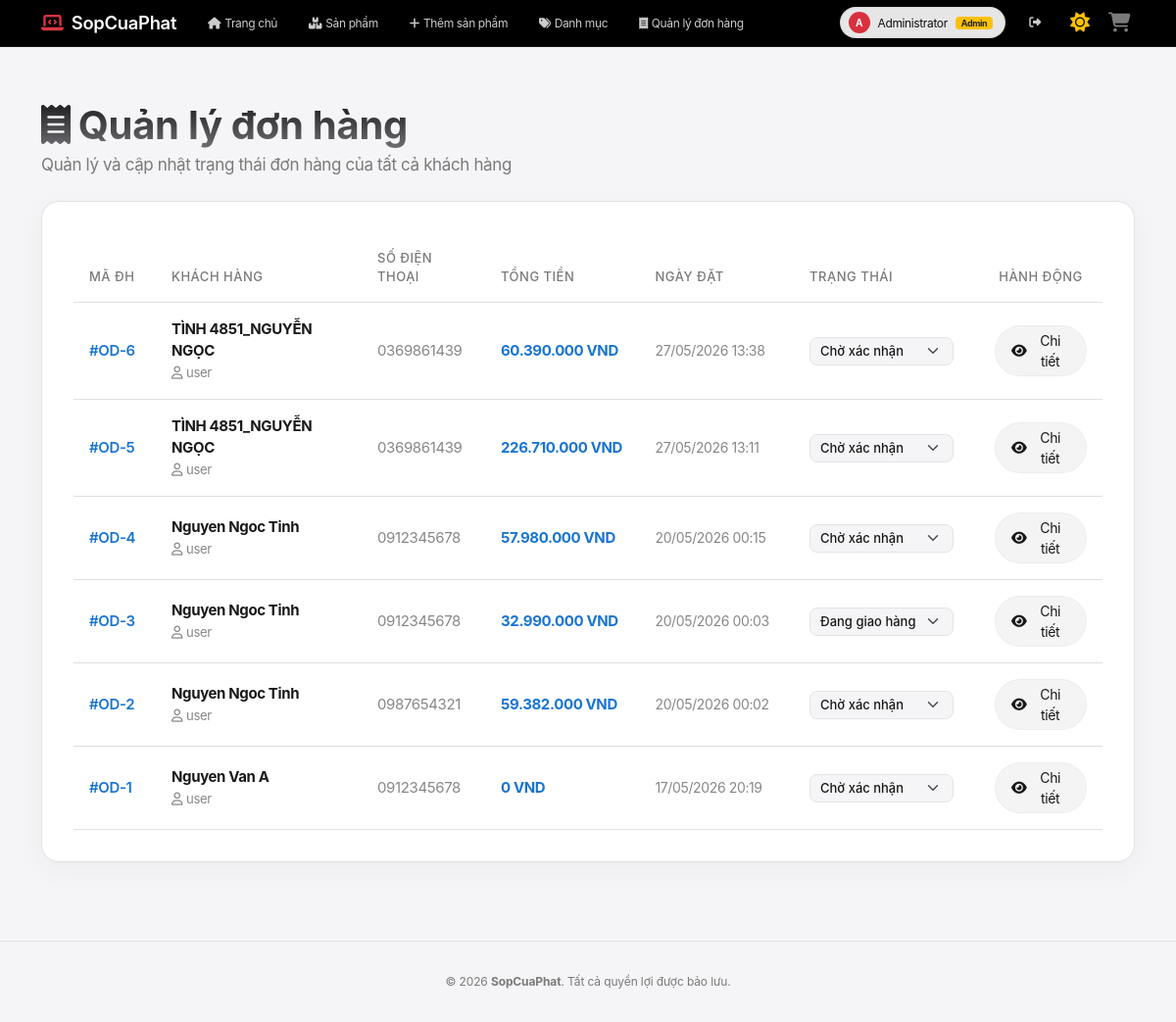
The page /Order (signed in) on the database its author committed.
### tables this page shows
CREATE TABLE `orders` (
  `id` int NOT NULL AUTO_INCREMENT,
  `account_id` int DEFAULT NULL,
  `name` varchar(255) NOT NULL,
  `phone` varchar(20) NOT NULL,
  `address` text NOT NULL,
  `coupon_code` varchar(50) DEFAULT NULL,
  `discount_amount` decimal(15,2) DEFAULT '0.00',
  `total_amount` decimal(15,2) DEFAULT '0.00',
  `status` varchar(50) DEFAULT 'Chờ xác nhận',
  `created_at` timestamp NULL DEFAULT CURRENT_TIMESTAMP,
  PRIMARY KEY (`id`),
  KEY `fk_orders_account` (`account_id`),
  CONSTRAINT `fk_orders_account` FOREIGN KEY (`account_id`) REFERENCES `account` (`id`) ON DELETE SET NULL
);

CREATE TABLE `account` (
  `id` int NOT NULL AUTO_INCREMENT,
  `username` varchar(255) NOT NULL,
  `fullname` varchar(255) NOT NULL,
  `password` varchar(255) NOT NULL,
  `role` varchar(50) DEFAULT 'user',
  `created_at` timestamp NULL DEFAULT CURRENT_TIMESTAMP,
  PRIMARY KEY (`id`),
  UNIQUE KEY `username` (`username`)
);

### index.php (called while the page is built, shortened)
<?php
$url = $_GET['url'] ?? '';
$url = rtrim($url, '/');
$url = filter_var($url, FILTER_SANITIZE_URL);
$url = explode('/', $url);
$action = isset($url[1]) && $url[1] != '' ? $url[1] : 'index';
$controller = new $controllerName();
call_user_func_array([$controller, $action], array_slice($url, 2));
?>

### app/config/database.php (called while the page is built, shortened)
<?php
class Database {
    private $host = "127.0.0.1";
    private $db_name = "my_store";
    private $username = "root";
    private $password = "";
    public function getConnection() {
        $this->conn = null;
        try {
            $this->conn = new PDO("mysql:host=" . $this->host . ";dbname=" . $this->db_name, $this->username, $this->password);
            $this->conn->exec("SET NAMES utf8mb4");
            $this->conn->setAttribute(PDO::ATTR_ERRMODE, PDO::ERRMODE_EXCEPTION);
        } catch(PDOException $exception) {
            echo "Connection error: " . $exception->getMessage();
        }
        return $this->conn;
    }
}
?>

### app/models/OrderModel.php (called while the page is built, shortened)
<?php
class OrderModel
{
    private $conn;
    private $table_name = "orders";
    public function __construct($db)
    {
        $this->conn = $db;
    }
    public function getAllOrders()
    {
        $query = "SELECT o.*, a.username, a.fullname
                  FROM " . $this->table_name . " o
                  LEFT JOIN account a ON o.account_id = a.id
                  ORDER BY o.id DESC";
        $stmt = $this->conn->prepare($query);
        $stmt->execute();
        return $stmt->fetchAll(PDO::FETCH_OBJ);
    }
}
?>

### app/views/order/admin_orders.php (the view, shortened to what this page needs)
<?php include 'app/views/shares/header.php'; ?>
<div class="row align-items-center mb-4">
    <div class="col-md-6">
        <h1 class="text-gradient fw-bold mb-1"><i class="fa-solid fa-receipt me-2 text-primary"></i>Quản lý đơn hàng</h1>
        <p class="text-muted mb-0">Quản lý và cập nhật trạng thái đơn hàng của tất cả khách hàng</p>
    </div>
</div>
<div class="glass-card">
    <?php if (empty($orders)): ?>
        <div class="text-center py-5">
            <div class="mb-3 text-muted">
                <i class="fa-solid fa-inbox fs-1"></i>
            </div>
            <h5>Không có đơn hàng nào</h5>
            <p class="text-muted mb-0">Hệ thống chưa ghi nhận đơn hàng nào.</p>
        </div>
    <?php else: ?>
        <div class="table-responsive">
            <table class="table table-premium mb-0">
                <thead>
                    <tr>
                        <th style="width: 8%;">Mã ĐH</th>
                        <th style="width: 20%;">Khách hàng</th>
                        <th style="width: 12%;">Số điện thoại</th>
                        <th style="width: 15%;">Tổng tiền</th>
                        <th style="width: 15%;">Ngày đặt</th>
                        <th style="width: 18%;">Trạng thái</th>
                        <th style="width: 12%;" class="text-center">Hành động</th>
                    </tr>
                </thead>
                <tbody>
                    <?php foreach ($orders as $order): ?>
                        <tr>
                            <td>
                                <a href="<?php echo BASE_URL; ?>/Order/show/<?php echo $order->id; ?>" class="fw-semibold text-decoration-none" style="color: var(--primary);">
                                    #OD-<?php echo $order->id; ?>
                                </a>
                            </td>
                            <td>
                                <div>
                                    <strong style="color: var(--text-main);"><?php echo htmlspecialchars($order->name, ENT_QUOTES, 'UTF-8'); ?></strong>
                                </div>
                                <small class="text-muted">
                                    <i class="fa-regular fa-user me-1"></i><?php echo htmlspecialchars($order->username ?? 'Khách vãng lai', ENT_QUOTES, 'UTF-8'); ?>
                                </small>
                            </td>
                            <td><span class="text-muted"><?php echo htmlspecialchars($order->phone, ENT_QUOTES, 'UTF-8'); ?></span></td>
                            <td>
                                <strong style="color: var(--primary);"><?php echo number_format($order->total_amount, 0, ',', '.'); ?> VND</strong>
                            </td>
                            <td>
                                <span class="text-muted" style="font-size: 14px;">
                                    <?php echo date('d/m/Y H:i', strtotime($order->created_at)); ?>
                                </span>
                            </td>
                            <td>
                                <form action="<?php echo BASE_URL; ?>/Order/updateStatus" method="POST" class="d-inline">
                                    <select name="status" class="form-select form-select-sm status-select" onchange="this.form.submit()" style="border-radius: 8px; font-size: 13px; font-weight: 500; padding: 4px 10px; width: auto; display: inline-block;">
                                        <option value="Chờ xác nhận" <?php echo $order->status === 'Chờ xác nhận' ? 'selected' : ''; ?>>Chờ xác nhận</option>
                                        <option value="Đang giao hàng" <?php echo $order->status === 'Đang giao hàng' ? 'selected' : ''; ?>>Đang giao hàng</option>
                                    </select>
                                </form>
                            </td>
                            <td class="text-center">
                                <a href="<?php echo BASE_URL; ?>/Order/show/<?php echo $order->id; ?>" class="btn btn-sm btn-glass-secondary py-1 px-3" title="Xem chi tiết">
                                    <i class="fa-solid fa-eye me-1"></i> Chi tiết
                                </a>
                            </td>
                        </tr>
                    <?php endforeach; ?>
                </tbody>
            </table>
        </div>
    <?php endif; ?>
</div>
<?php include 'app/views/shares/footer.php'; ?>

### public/css/theme-red.css (style rules this page uses)
:root { --bg-white: #ffffff; --bg-muted: #f7f7f8; --accent-red: #d9303e; --accent-red-dark: #b02a32; --accent-red-soft: rgba(217,48,62,0.08); --text-dark: #111115; --muted: #6b6b6f; --nav-bg: #ffffff; --nav-border: rgba(0,0,0,0.06); --nav-link: #222226; --nav-link-hover: var(--accent-red); --nav-brand: var(--text-dark); --btn-primary-bg: linear-gradient(90deg, var(--accent-red), var(--accent-red-dark)); --btn-primary-color: #ffffff; --card-bg: #ffffff; --glass-bg: #ffffff; --glass-border: rgba(0,0,0,0.06); }
[data-theme="light"] { background: var(--bg-white); color: var(--text-dark); }
body { background: var(--bg-muted); color: var(--text-dark); }
.btn-glass-secondary { background: var(--bg-white); border: 1px solid var(--glass-border); color: var(--text-dark); }
.glass-card, .product-card { background: var(--card-bg) !important; border: 1px solid var(--glass-border) !important; box-shadow: 0 6px 20px rgba(24,24,24,0.04); }

### app/views/order/admin_orders.php (style rules this page uses)
.status-select { background-color: var(--canvas-parchment); color: var(--text-main); border: 1px solid var(--glass-border); }
select[name="status"] option { background-color: var(--surface-pearl); color: var(--text-main); }

### rows shown on the page
orders: id "6", name "TÌNH 4851_NGUYỄN NGỌC", account.username "user", phone "0369861439", total_amount "60.390.000", created_at "27/05/2026 13:38", status "Chờ xác nhận"
orders: id "5", name "TÌNH 4851_NGUYỄN NGỌC", account.username "user", phone "0369861439", total_amount "226.710.000", created_at "27/05/2026 13:11", status "Chờ xác nhận"
orders: id "4", name "Nguyen Ngoc Tinh", account.username "user", phone "0912345678", total_amount "57.980.000", created_at "20/05/2026 00:15", status "Chờ xác nhận"
orders: id "3", name "Nguyen Ngoc Tinh", account.username "user", phone "0912345678", total_amount "32.990.000", created_at "20/05/2026 00:03", status "Đang giao hàng"
orders: id "2", name "Nguyen Ngoc Tinh", account.username "user", phone "0987654321", total_amount "59.382.000", created_at "20/05/2026 00:02", status "Chờ xác nhận"
orders: id "1", name "Nguyen Van A", account.username "user", phone "0912345678", total_amount "0", created_at "17/05/2026 20:19", status "Chờ xác nhận"

### other values the page prints
substr($currentUsername, 0, 1) "A"
$currentFullname "Administrator"
